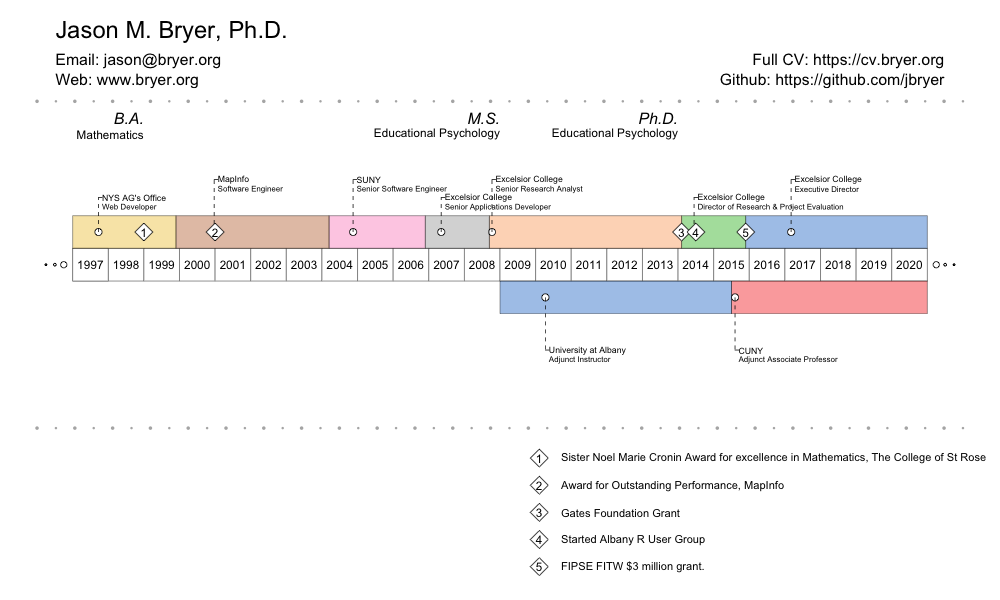

The script that saved this image:
# devtools::install_github("ndphillips/VisualResume")
source('VisualResume/VisualResume_function.R') # Downloaded from Github. Fixes issue with excluding interests parameter.

currentYear <- as.numeric(format(Sys.Date(), '%Y'))
timeline <- read.csv('VisualResume/VisualResume.csv', stringsAsFactors = FALSE)
timeline[is.na(timeline$end),]$end <- currentYear + 1

png('VisualResume/VisualResume.png', width = 1000, height = 600)
VisualResume(
	year.range = c(1997, currentYear + 2),
	year.steps = 2,
	titles.left = c("Jason M. Bryer, Ph.D.",
					"Email: jason@bryer.org",
					"Web: www.bryer.org"),
	titles.right = c("",
					 "Full CV: https://cv.bryer.org",
					 "Github: https://github.com/jbryer"),
	titles.left.cex = c(3, 2, 2),
	titles.right.cex = c(3, 2, 2),
	timeline.labels = c("", ""),
	timeline.cex = 1.1,
	timeline = timeline,
	milestones = data.frame(title = c("B.A.", "M.S.", "Ph.D."),
							sub = c("Mathematics", "Educational Psychology", "Educational Psychology"),
							year = c(1999, 2009, 2014)),
	events.cex = 1.4,
	events = data.frame(year = c(1999, 2001, 2014.1, 2014.5, 2015.9, 2021.9),
						title = c("Sister Noel Marie Cronin Award for excellence in Mathematics, The College of St Rose",
								  "Award for Outstanding Performance, MapInfo",
								  "Gates Foundation Grant",
								  "Started Albany R User Group",
								  "FIPSE FITW $3 million grant",
								  "IES $3.8 million grant")),
	# interests = list("Statistics" = c(rep("R", 10), rep("PSA", 5), rep("Visualization", 3)),
	# 				 "Education" = c(rep("Teaching", 10), rep("K12", 5), rep("DAACS", 30)),
	# 				 "Data Science" = c(rep("Experience", 4), rep("Hacking Skills", 2), rep("Math & Stats", 4))
	# 				 )
)
dev.off()
